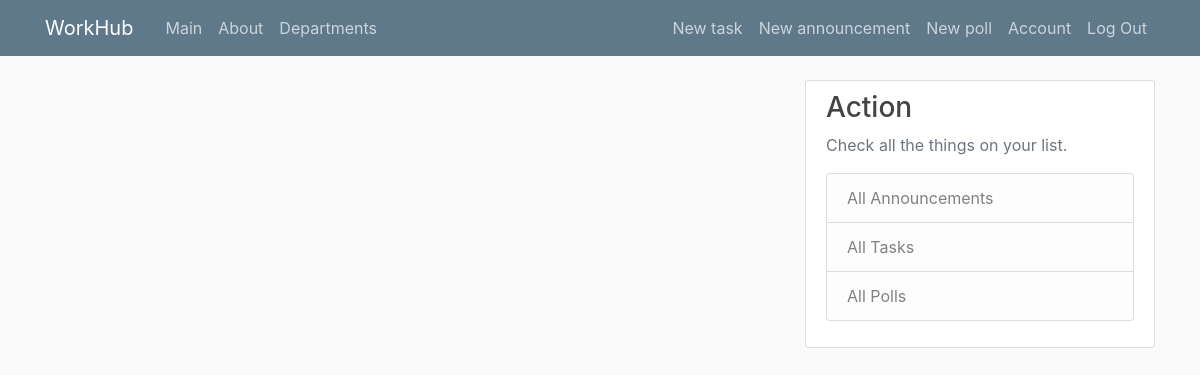
/all_polls (signed in), run on an earlier commit of the app's database.
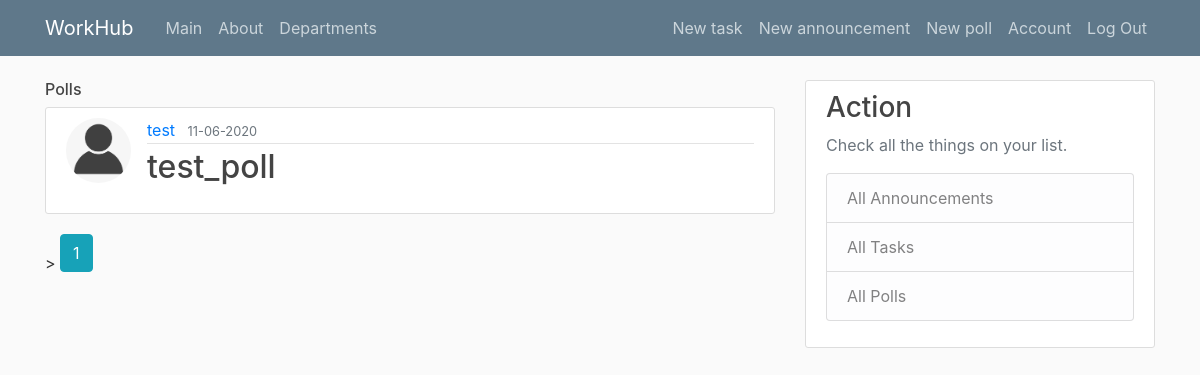
And on a later commit of the database.
### scheduler/models.py (models this page shows, shortened)
class Poll(db.Model):
    id = db.Column(db.Integer, primary_key=True)
    title = db.Column(db.String(100), nullable=False)
    date_posted = db.Column(db.DateTime, nullable=False, default=datetime.utcnow)
    question = db.Column(db.Text, nullable=False)
    option1 = db.Column(db.Text, nullable=False)
    option2 = db.Column(db.Text, nullable=False)
    initiator_id = db.Column(db.Integer, db.ForeignKey('user.id'), nullable=False)

class User(db.Model, UserMixin):
    id = db.Column(db.Integer, primary_key=True)
    username = db.Column(db.String(20), unique=True, nullable=False)
    email = db.Column(db.String(120), unique=True, nullable=False)
    is_manager = db.Column(db.Boolean, nullable=False)
    dept = db.Column(db.String(60), nullable=False)
    image_file = db.Column(db.String(20), nullable=False, default='default.jpg')
    password = db.Column(db.String(60), nullable=False)
    announcement = db.relationship('Announcement', backref='author', lazy=True)
    poll = db.relationship('Poll', backref='author', lazy=True)
    task = db.relationship('Task', backref='author', lazy=True)

### scheduler/routes.py (the view)
@app.route("/all_polls", methods=['GET', 'POST'])
def all_polls():
	page = request.args.get('page', 1, type = int)
	poll_ids = []
	poll_ids = db.session.query(Poll_recipent.poll_id).filter(Poll_recipent.recipient == current_user.id)
	polls = Poll.query.filter(Poll.id.in_(poll_ids)).paginate(per_page = 5)
	return render_template('all_polls.html', polls =polls, title = 'All polls')

### scheduler/models.py (called while the page is built)
@login_manager.user_loader
def load_user(user_id):
    return User.query.get(int(user_id))

### scheduler/templates/all_polls.html (shortened to what this page needs)
{% extends "layout.html" %}
{% block content %}
	{% for poll in polls.items %}
        <h6>Polls</h6>
        <article class="media content-section">
          <img class = "rounded-circle article-img" src = "{{ url_for('static', filename = 'profile_pics/' + poll.author.image_file) }}">
          <div class="media-body">
            <div class="article-metadata">
              <a class="mr-2" href="#">{{ poll.author.username }}</a>
              <small class="text-muted">{{poll.date_posted.strftime('%m-%d-%Y') }}</small>
            </div>
            <h2><a class="article-title" href="{{url_for('poll', poll_id = poll.id)}}">{{ poll.title }}</a></h2>
          </div>
        </article>
	{% endfor  %}
  {% for page_num in polls.iter_pages(left_edge = 1, right_edge = 1, left_current = 1, right_current = 2) %}
    {% if page_num %}
      {% if polls.page == page_num %}>
        <a class = "btn btn-info mb-4" href = "{{ url_for('main', page = page_num)}} ">{{page_num}} </a>
      {% else %}
        <a class = "btn btn-outline-info mb-4" href = "{{ url_for('main', page = page_num)}} ">{{page_num}} </a>
      {% endif %}
    {% else %}
      ...
    {% endif %}
  {% endfor %}
{% endblock content  %}

What changed in the data, as far as the page shows it:
added Poll: image_file (placeholder picture), author.username "test", date_posted "11-06-2020", title "test_poll"
Also different on the page:
new list line: "> 1"
